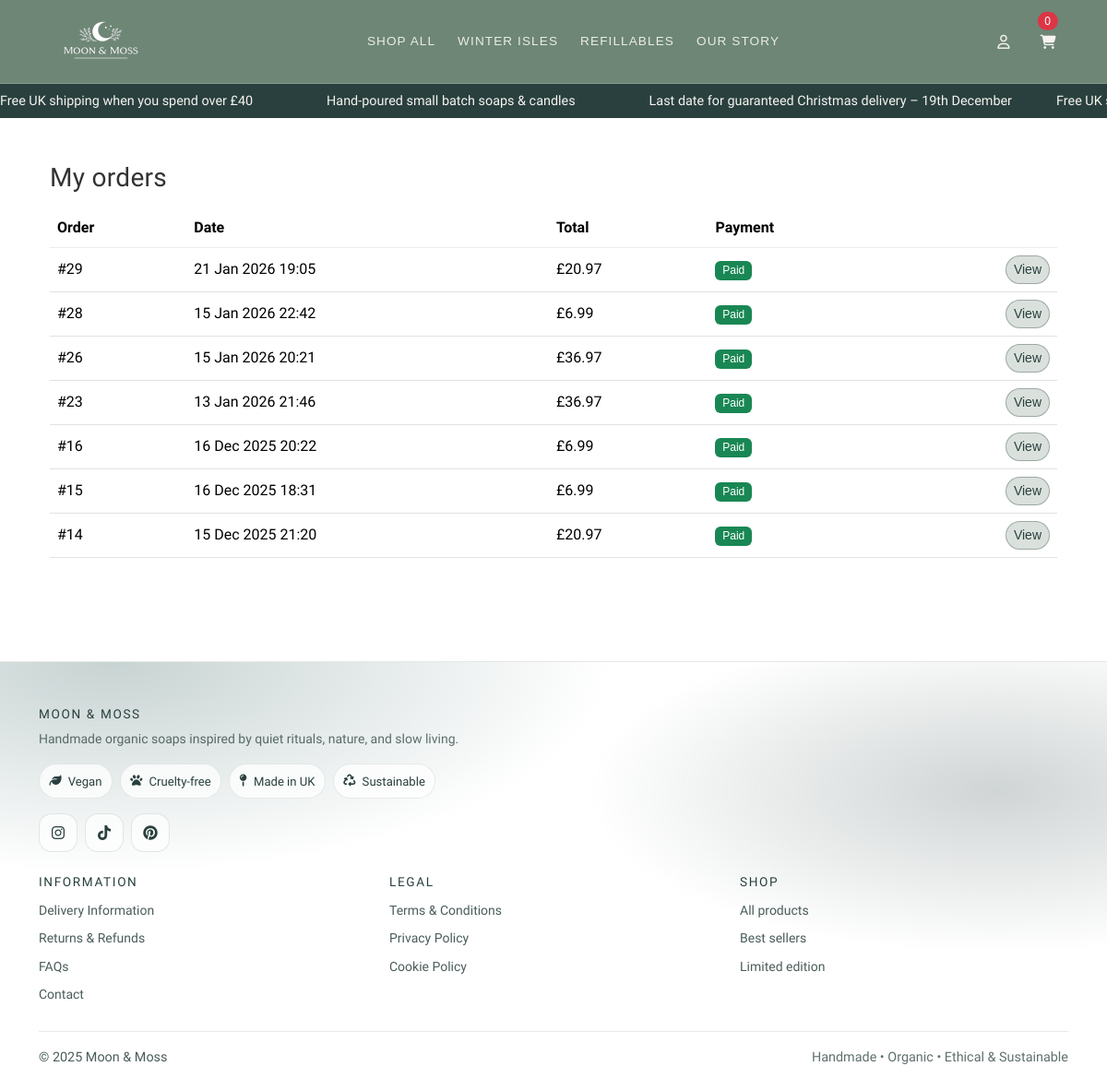
Page /accounts/orders/ (signed in) on the committed database.
### checkout/models.py (models this page shows, shortened)
class Order(models.Model):
    PENDING = "PENDING"
    PAID = "PAID"
    FAILED = "FAILED"
    NEW = "NEW"
    DISPATCHED = "DISPATCHED"
    DELIVERED = "DELIVERED"
    CANCELLED = "CANCELLED"
    STATUS_CHOICES = [
        (PENDING, "Pending"),
        (PAID, "Paid"),
        (FAILED, "Failed"),
    ]
    FULFILMENT_CHOICES = [
        (NEW, "New"),
        (DISPATCHED, "Dispatched"),
        (DELIVERED, "Delivered"),
        (CANCELLED, "Cancelled"),
    ]
    user = models.ForeignKey(
        settings.AUTH_USER_MODEL,
        on_delete=models.SET_NULL,
        null=True,
        blank=True,
        related_name="orders",
    )
    full_name = models.CharField(max_length=100, blank=True)
    email = models.EmailField(blank=True)
    address_line1 = models.CharField(max_length=255, blank=True)
    address_line2 = models.CharField(max_length=255, blank=True)
    city = models.CharField(max_length=100, blank=True)
    postcode = models.CharField(max_length=20, blank=True)
    status = models.CharField(
        max_length=10,
        choices=STATUS_CHOICES,
        default=PENDING,
    )
    total = models.DecimalField(max_digits=8, decimal_places=2)
    stripe_session_id = models.CharField(max_length=255, blank=True)
    created_at = models.DateTimeField(auto_now_add=True)
    stock_deducted = models.BooleanField(default=False)
    fulfilment_status = models.CharField(
        max_length=12,
        choices=FULFILMENT_CHOICES,
        default=NEW,
    )
    dispatched_at = models.DateTimeField(null=True, blank=True)
    delivered_at = models.DateTimeField(null=True, blank=True)
    cancelled_at = models.DateTimeField(null=True, blank=True)

### accounts/views.py (the view)
# urls.py: path("orders/", views.my_orders, name="my_orders"),
@login_required
def my_orders(request):
    orders = (
        Order.objects
        .filter(user=request.user, status=Order.PAID)
        .order_by("-created_at")
    )
    return render(request, "accounts/my_orders.html", {"orders": orders})

### cart/context_processors.py (called while the page is built)
def cart_count(request):
    cart = get_or_create_cart(request)
    try:
        count = sum(i.qty for i in cart.items.all())
    except Exception:
        count = 0
    return {"cart_count": count}

### cart/utils.py (called while the page is built)
def get_or_create_cart(request):
    if not request.session.session_key:
        request.session.create()
    request.session.set_expiry(60 * 60 * 24 * 14)
    session_key = request.session.session_key
    if request.user.is_authenticated:
        cart, created = Cart.objects.get_or_create(
            user=request.user,
            defaults={"session_key": session_key},
        )
        if not cart.session_key:
            cart.session_key = session_key
            cart.save(update_fields=["session_key"])
        return cart
    cart, _ = Cart.objects.get_or_create(user=None, session_key=session_key)
    return cart

### accounts/templates/accounts/my_orders.html
{% extends "base.html" %}
{% block content %}
  <div class="container py-4">
    <div class="d-flex justify-content-between align-items-center mb-3">
      <h1 class="h3 mb-0">My orders</h1>
    </div>
    <div class="table-responsive">
      <table class="table align-middle">
        <thead>
          <tr>
            <th>Order</th>
            <th>Date</th>
            <th>Total</th>
            <th>Payment</th>
            <th></th>
          </tr>
        </thead>
        <tbody>
          {% for o in orders %}
            <tr>
              <td>#{{ o.id }}</td>
              <td>{{ o.created_at|date:"d M Y H:i" }}</td>
              <td>£{{ o.total|floatformat:2 }}</td>
              <td>
                {% if o.status == "PAID" %}
                  <span class="badge text-bg-success">Paid</span>
                {% elif o.status == "PENDING" %}
                  <span class="badge text-bg-warning">Pending</span>
                {% else %}
                  <span class="badge text-bg-danger">Failed</span>
                {% endif %}
              </td>
              <td class="text-end">
                <a class="btn btn-sm btn-outline-secondary"
                   href="{% url 'accounts:my_order_detail' o.id %}">View</a>
              </td>
            </tr>
          {% empty %}
            <tr>
              <td colspan="5" class="text-muted">You don’t have any orders yet.</td>
            </tr>
          {% endfor %}
        </tbody>
      </table>
    </div>
  </div>
{% endblock content %}

### static/css/base-user.css (style rules this page uses)
:root { --bb-btn-radius: 20px; --bb-primary: #29403e; --bb-primary-dark: #29403e; --bb-cream: #f6f4f0; --bb-text: #333333; --bb-radius-pill: 999px; --bb-focus: rgba(97, 130, 128, 0.35); --bb-nav-bg: #6D8675; --bb-nav-text: #f6f4f0; --bb-nav-border: rgba(246, 244, 240, 0.18); --bb-nav-gap: 0.75rem; --bb-nav-height: 64px; --bb-nav-height-sm: 56px; --bb-logo-max: 120px; --bb-logo-max-sm: 90px; --bb-hit: 44px; --bb-radius: 12px; --bb-ink: #29403e; --bb-r-lg: 28px; --bb-r-md: 24px; --bb-r-sm: 20px; --bb-gap-lg: 28px; --bb-gap-md: 18px; --bb-gap-sm: 16px; --bb-glass-bg: rgba(255,255,255,0.28); --bb-glass-bg-dark: rgba(151,146,146,0.62); --bb-glass-blur: 10px; --bb-shadow: 0 20px 40px rgba(0,0,0,0.18); }
a { color: var(--bb-primary-dark); }
body { font-family: 'Mandali', 'Segoe UI', sans-serif; font-size: 16px; line-height: 1.6; color: #333333; }
h1, h2, h3, h4, h5, h6, .brand-heading { font-family: 'Old Standard TT', sans-serif; color: var(--bb-primary-dark); letter-spacing: 0.3px; }
h1 { font-size: 2.4rem; font-weight: 700; }
label, .nav-link, .btn, .badge { font-family: 'Source Sans 3', sans-serif; font-weight: 500; }
.btn { border-radius: var(--bb-btn-radius); }
.btn-outline-secondary { background-color: #6d867540 !important; color: var(--bb-primary-dark); border-color: rgba(41, 64, 62, 0.35); }
.table thead th { border-bottom: 1px solid rgba(0,0,0,.08); }
.table tbody td { border-top: 1px solid rgba(0,0,0,.06); }

### rows in the picture
Order: id "29", created_at "21 Jan 2026 19:05", total "20.97", status "Paid"
Order: id "28", created_at "15 Jan 2026 22:42", total "6.99", status "Paid"
Order: id "26", created_at "15 Jan 2026 20:21", total "36.97", status "Paid"
Order: id "23", created_at "13 Jan 2026 21:46", total "36.97", status "Paid"
Order: id "16", created_at "16 Dec 2025 20:22", total "6.99", status "Paid"
Order: id "15", created_at "16 Dec 2025 18:31", total "6.99", status "Paid"
Order: id "14", created_at "15 Dec 2025 21:20", total "20.97", status "Paid"

### other values in the picture
{{ cart_count|default:0 }} "0"
{{ now|default:"2025" }} "2025"
